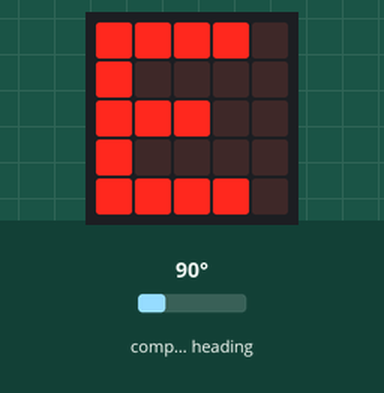
A program run on a simulated BBC micro:bit (MakeCode). On the bench: the board's 5×5 LED display. The inputs (shaded band) are chosen by the test bench; at power-on: compass heading 90°. The compass is already calibrated.

Above: at 1.2 s.
1.3 s: compass heading set to 48°
2.8 s: compass heading set to 41°
At 3.4 s:
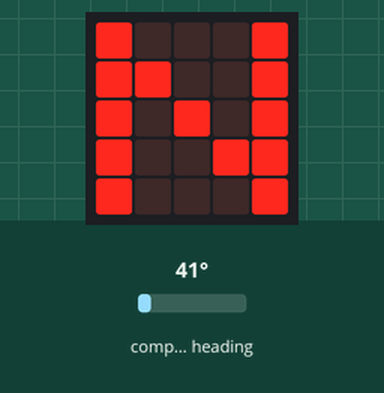
4.5 s: compass heading set to 180°
At 5.8 s:
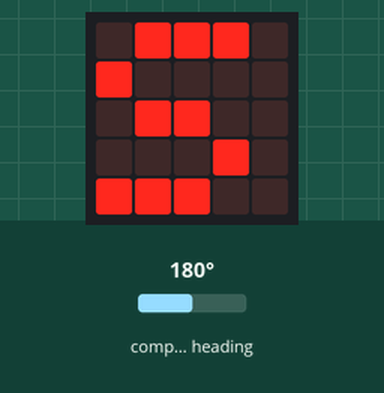
6.1 s: compass heading set to 219°
7.6 s: compass heading set to 229°
At 8.9 s:
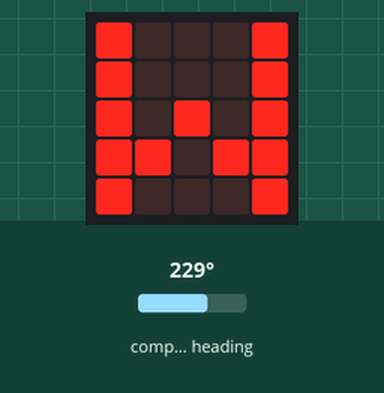
9.2 s: compass heading set to 7°
At 10.3 s:
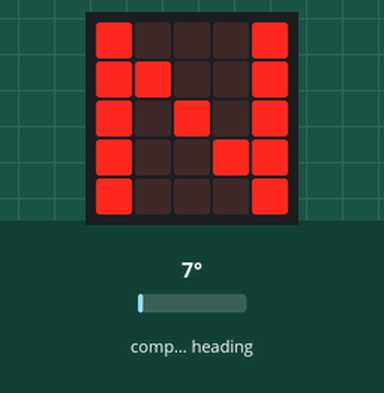
Timing chart, 0 to 11.7 s (numbered marks = the images above; inputs shaded):
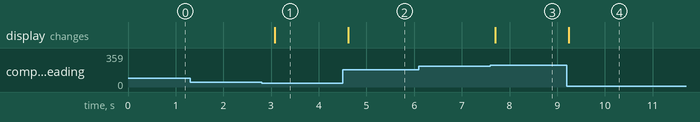

Measured:
- the behaviour switches between 45 and 44° on compass heading (found by bisection; images 0 and 1)
- the behaviour switches between 224 and 225° on compass heading (found by bisection; images 2 and 3)
- after the input at 1.3 s, every drawn part: stays the same
- after the input at 2.8 s, the display: changes after 0.28 s (image 1)
- after the input at 4.5 s, the display: changes after 0.12 s (image 2)
- after the input at 6.1 s, every drawn part: stays the same
- after the input at 7.6 s, the display: changes after 0.10 s (image 3)
- after the input at 9.2 s, the display: changes at once (image 4)

The program:

main.ts
```typescript
let degrees = 0
basic.forever(function () {
    degrees = input.compassHeading()
    if (degrees < 45) {
        basic.showString("N")
    } else if (degrees < 135) {
        basic.showString("E")
    } else if (degrees < 225) {
        basic.showString("S")
    } else if (degrees < 315) {
        basic.showString("W")
    } else {

    }
})
```

test.ts
```typescript
// les tests vont ici ; cela ne sera pas compilé si ce paquet est utilisé en tant qu'extension.
```
